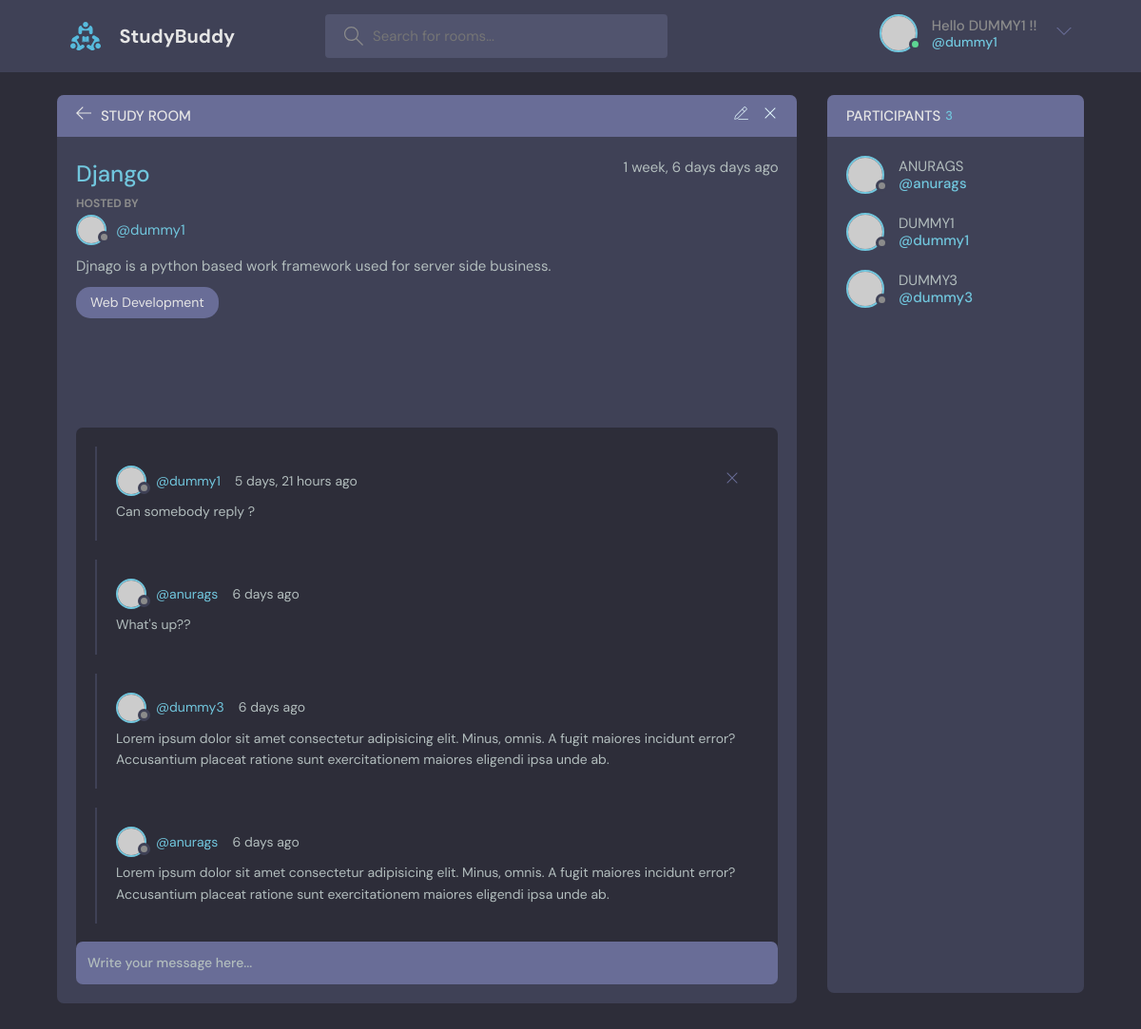
The app's page /room/2/ (signed in) with its own data.
### base/models.py (models this page shows, shortened)
class Room(models.Model):
    host =models.ForeignKey(User,on_delete=models.SET_NULL,null=True)
    topic = models.ForeignKey(Topic,on_delete=models.SET_NULL,null=True)
    name = models.CharField(max_length=200)
    description = models.TextField(null=True,blank=True)
    participants = models.ManyToManyField(User,related_name='participants',blank=True)
    updated = models.DateTimeField(auto_now=True)
    created = models.DateTimeField(auto_now_add=True)
    class Meta:
        ordering = ['-updated','-created']

class Topic(models.Model):
    name = models.CharField(max_length=200)
    def __str__(self) -> str:
        return self.name

class Message(models.Model):
    user = models.ForeignKey(User,on_delete=models.CASCADE)
    room = models.ForeignKey(Room,on_delete=models.CASCADE)
    body = models.TextField()
    updated = models.DateTimeField(auto_now=True)
    created = models.DateTimeField(auto_now_add=True)
    class Meta:
        ordering = ['-updated','-created']

### base/views.py (the view, shortened to what this page needs)
# urls.py: path('room/<str:pk>/',views.room,name ="room"),
def room(request,pk):
    room = Room.objects.get(id=pk)
    room_messages = room.message_set.all()
    participants = room.participants.all()
    context = {'room':room,'room_messages':room_messages,'participants':participants}
    return render(request,'base/room.html',context)

### base/templates/base/room.html (shortened to what this page needs)
{% extends 'main.html' %}
{% block content %}
    <main class="profile-page layout layout--2">
      <div class="container">
        <div class="room">
          <div class="room__top">
            <div class="room__topLeft">
              <a href="{% url 'home' %}">
                <svg version="1.1" xmlns="http://www.w3.org/2000/svg" width="32" height="32" viewBox="0 0 32 32">
                  <title>arrow-left</title>
                  <path
                    d="M13.723 2.286l-13.723 13.714 13.719 13.714 1.616-1.611-10.96-10.96h27.625v-2.286h-27.625l10.965-10.965-1.616-1.607z"
                  ></path>
                </svg>
              </a>
              <h3>Study Room</h3>
            </div>
            {% if room.host == request.user %}
            <div class="room__topRight">
              <a href="{% url 'update-room' room.id %}">
              </a>
              <a href="{% url 'delete-room' room.id %}">
                <svg version="1.1" xmlns="http://www.w3.org/2000/svg" width="32" height="32" viewBox="0 0 32 32">
                  <title>remove</title>
                  <path
                    d="M27.314 6.019l-1.333-1.333-9.98 9.981-9.981-9.981-1.333 1.333 9.981 9.981-9.981 9.98 1.333 1.333 9.981-9.98 9.98 9.98 1.333-1.333-9.98-9.98 9.98-9.981z"
                  ></path>
                </svg>
              </a>
            </div>
            {% endif %}
          </div>
          <div class="room__box scroll">
            <div class="room__header scroll">
              <div class="room__info">
                <h3>{{room.name}}</h3>
                <span>{{room.created|timesince}} days ago</span>
              </div>
              <div class="room__hosted">
                <p>Hosted By</p>
                <a href="{% url 'user-profile' room.host.id %}" class="room__author">
                  <div class="avatar avatar--small">
                    <img src="https://randomuser.me/api/portraits/men/37.jpg" />
                  </div>
                  <span>@{{room.host.username}}</span>
                </a>
              </div>
              <div class="room__details">
                {{room.description}}
              </div>
              <span class="room__topics">{{room.topic}}</span>
            </div>
            <div class="room__conversation">
              <div class="threads scroll">
                {% for message in room_messages %}
                <div class="thread">
                  <div class="thread__top">
                    <div class="thread__author">
                      <a href="{% url 'user-profile' message.user.id %}" class="thread__authorInfo">
                        <div class="avatar avatar--small">
                          <img src="https://randomuser.me/api/portraits/men/37.jpg" />
                        </div>
                        <span>@{{message.user.username}}</span>
                      </a>
                      <span class="thread__date">{{message.created|timesince}} ago</span>
                    </div>
                    {% if request.user == message.user %}
                    <a href="{% url 'delete-message' message.id %}">
                    <div class="thread__delete">
                      <svg version="1.1" xmlns="http://www.w3.org/2000/svg" width="32" height="32" viewBox="0 0 32 32">
                        <title>remove</title>
                        <path
                          d="M27.314 6.019l-1.333-1.333-9.98 9.981-9.981-9.981-1.333 1.333 9.981 9.981-9.981 9.98 1.333 1.333 9.981-9.98 9.98 9.98 1.333-1.333-9.98-9.98 9.98-9.981z"
                        ></path>
                      </svg>
                    </div>
                  </a>
                  {% endif %}
                  </div>
                  <div class="thread__details">
                    {{message.body}}
                  </div>
                </div>
                {% endfor %}
              </div>
            </div>
          </div>
          <div class="room__message">
            <form action="" method="post">
              <input name="body" placeholder="Write your message here..." /></form>
          </div>
        </div>
        <div class="participants">
          <h3 class="participants__top">Participants <span>{{participants.count}}</span></h3>
          <div class="participants__list scroll">
            {% for user in participants %}
            <a href="{% url 'user-profile' user.id %}" class="participant">
              <div class="avatar avatar--medium">
                <img src="https://randomuser.me/api/portraits/men/37.jpg" />
              </div>
              <p>
                {{user.username.upper}}
                <span>@{{user.username}}</span>
              </p>
            </a>
            {% endfor %}
          </div>
        </div>
      </div>
    </main>
 {% endblock %}

### templates/navbar.html (shortened to what this page needs)
{% load static %}
<header class="header header--loggedIn">
    <div class="container">
      <a href="{% url 'home' %}" class="header__logo">
        <img src="{% static 'images/logo.svg' %}" />
        <h1>StudyBuddy</h1>
      </a>
      <form class="header__search" method = "GET" action = "{% url 'home' %}">
        <label>
          <input placeholder="Search for rooms..." />
        </label>
      </form>
      <nav class="header__menu">
        {% if request.user.is_authenticated %}
        <div class="header__user">
          <a href="{% url 'update-user' %}">
            <div class="avatar avatar--medium active">
              <img src="https://randomuser.me/api/portraits/men/37.jpg" />
            </div>
            <p>Hello {{request.user.username.upper}} !!<span>@{{request.user.username}}</span></p>
          </a>
          <button class="dropdown-button">
            <svg version="1.1" xmlns="http://www.w3.org/2000/svg" width="32" height="32" viewBox="0 0 32 32">
              <title>chevron-down</title>
              <path d="M16 21l-13-13h-3l16 16 16-16h-3l-13 13z"></path>
            </svg>
          </button>
        </div>
        {% else %}
        <a href="{% url 'login' %}">
          <img src="{% static 'images/avatar.svg' %}" />
          <p>Login</p>
        </a>
        {% endif %}
      </nav>
    </div>
  </header>

### records on screen
Room: name "Django", created "1 week, 6 days", host.username "dummy1", description "Djnago is a python based work framework used for server side business.", topic "Web Development"
Message: user.username "dummy1", created "5 days, 21 hours", body "Can somebody reply ?"
Message: user.username "anurags", created "6 days", body "What's up??"
Message: user.username "dummy3", created "6 days", body "Lorem ipsum dolor sit amet consectetur adipisicing elit. Minus, omnis. A fugit maiores incidunt error? Accusantium placeat ratione sunt exercitationem maiores eligendi ipsa unde ab."
Message: user.username "anurags", created "6 days", body "Lorem ipsum dolor sit amet consectetur adipisicing elit. Minus, omnis. A fugit maiores incidunt error? Accusantium placeat ratione sunt exercitationem maiores eligendi ipsa unde ab."

### other values on screen
{{ request.user.username.upper }} "DUMMY1"
{{ request.user.username }} "dummy1"
{{ participants.count }} "3"
{{ user.username.upper }} "ANURAGS"
{{ user.username }} "anurags"
{{ user.username.upper }} "DUMMY1"
{{ user.username }} "dummy1"
{{ user.username.upper }} "DUMMY3"
{{ user.username }} "dummy3"
